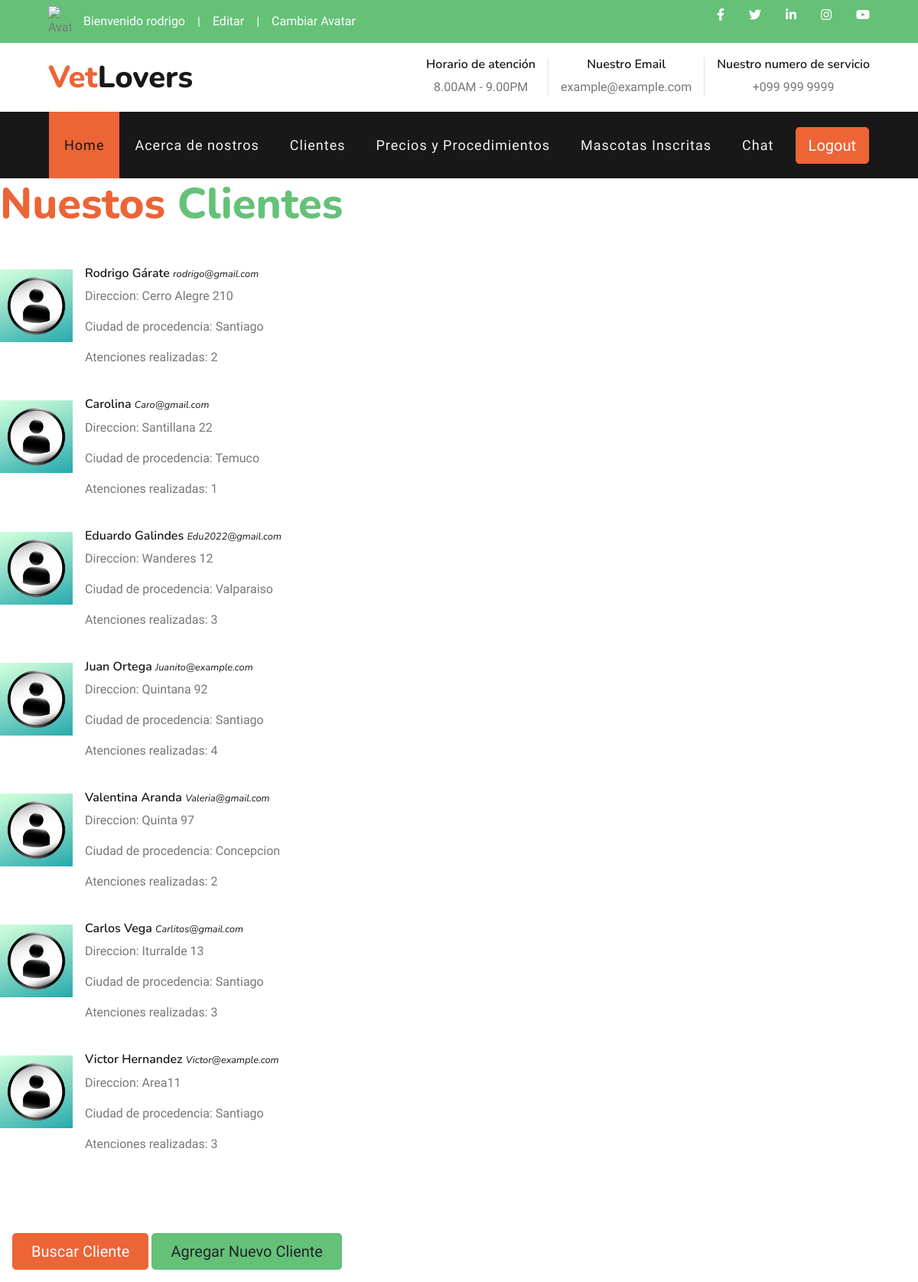
The app's page /clientes/ (signed in) with its own data.
### BDDs/models.py (models this page shows, shortened)
class cliente (models.Model):
    nombre = models.CharField(max_length=50)
    direccion= models.CharField(max_length=50)
    ciudad= models.CharField(max_length=20)
    email= models.EmailField()
    cantidad_atenciones= models.IntegerField()

### productos/views.py (the view)
# urls.py: path('clientes/', Clientes, name= "clientes"),
@login_required
def Clientes(request):
    avatares= avatar.objects.filter(user=request.user.id)
    lista_clientes = cliente.objects.all
    return render(request, "BDDs/Clientes.html",{"clientes": lista_clientes, "url":avatares[0].imagen.url} )

### BDDs/templates/BDDs/Clientes.html (shortened to what this page needs)
{% extends 'productos/Base.html' %}
{% load static %}
{% block Contenido %}
    <h1 class="display-4 mb-4"><span class="text-primary">Nuestos</span> <span class="text-secondary">Clientes</span></h1>
    <br>
    <div class="mb-5">
        {% for c in clientes %}
                <div class="media mb-4">
                    <img src="{% static 'productos/img/user2.jpg' %}" alt="Image" class="img-fluid mr-3 mt-1" style="width: 95px;">
                    <div class="media-body">
                        <h6>{{c.nombre}} <small><i>{{c.email}}</i></small></h6>
                        <p>Direccion: {{c.direccion}}</p>
                        <p>Ciudad de procedencia: {{c.ciudad}}</p>
                        <p>Atenciones realizadas: {{c.cantidad_atenciones}}</p>
                    </div>
                </div>
        {% endfor %}
    </div>
    <div class="p-3" style="max-width: 900px;">
        <a href="{% url 'buscarC' %}" class="btn btn-lg btn-primary mt-3 mt-md-4 px-4">Buscar Cliente</a>
        <a href="{% url 'clientecrear' %}" class="btn btn-lg btn-secondary mt-3 mt-md-4 px-4">Agregar Nuevo Cliente</a>
    </div>
{% endblock %}

### productos/templates/productos/Base.html (shortened to what this page needs)
<!DOCTYPE html>
<html lang="en">
<head>
    {% load static %}
    <link href="https://cdnjs.cloudflare.com/ajax/libs/font-awesome/5.10.0/css/all.min.css" rel="stylesheet">
    <link href="{% static 'productos/lib/flaticon/font/flaticon.css' %}" rel="stylesheet">
    <link href="{% static 'productos/lib/owlcarousel/assets/owl.carousel.min.css' %}" rel="stylesheet">
    <link href="{% static 'productos/lib/tempusdominus/css/tempusdominus-bootstrap-4.min.css' %}" rel="stylesheet" />
    <link href="{% static 'productos/css/style.css' %}" rel="stylesheet">
</head>
<body>
   <div class="container-fluid">
    <div class="row bg-secondary py-2 px-lg-5">
        <div class="col-lg-6 text-center text-lg-left mb-2 mb-lg-0">
            <div class="d-inline-flex align-items-center">
                {% if request.user.username %}
                <img src="{{url}}" alt="Avatar" style="width: 30px;">
                <a class="text-white px-3" href="">Bienvenido {{request.user.username}}</a>
                <span class="text-white">|</span>
                {% endif %}
                <a class="text-white px-3" href="{% url 'EditarUsuario' %}">Editar</a>
                <span class="text-white">|</span>
                <a class="text-white pl-3" href="{% url 'AgregarAvatar' %}">Cambiar Avatar</a>
            </div>
        </div>
        <div class="col-lg-6 text-center text-lg-right">
            <div class="d-inline-flex align-items-center">
                <a class="text-white px-3" href="">
                    <i class="fab fa-facebook-f"></i>
                </a>
                <a class="text-white px-3" href="">
                    <i class="fab fa-twitter"></i>
                </a>
                <a class="text-white px-3" href="">
                    <i class="fab fa-linkedin-in"></i>
                </a>
                <a class="text-white px-3" href="">
                    <i class="fab fa-instagram"></i>
                </a>
                <a class="text-white pl-3" href="">
                    <i class="fab fa-youtube"></i>
                </a>
            </div>
        </div>
    </div>
    <div class="row py-3 px-lg-5">
        <div class="col-lg-4">
            <a href="{% url 'inicio' %}" class="navbar-brand d-none d-lg-block">
                <h1 class="m-0 display-5 text-capitalize"><span class="text-primary">Vet</span>Lovers</h1>
            </a>
        </div>
        <div class="col-lg-8 text-center text-lg-right">
            <div class="d-inline-flex align-items-center">
                <div class="d-inline-flex flex-column text-center pr-3 border-right">
                    <h6>Horario de atención</h6>
                    <p class="m-0">8.00AM - 9.00PM</p>
                </div>
                <div class="d-inline-flex flex-column text-center px-3 border-right">
                    <h6>Nuestro Email</h6>
                    <p class="m-0">example@example.com</p>
                </div>
                <div class="d-inline-flex flex-column text-center pl-3">
                    <h6>Nuestro numero de servicio</h6>
                    <p class="m-0">+099 999 9999</p>
                </div>
            </div>
        </div>
    </div>
    </div>
    <div class="container-fluid p-0">
        <nav class="navbar navbar-expand-lg bg-dark navbar-dark py-3 py-lg-0 px-lg-5">
            <div class="collapse navbar-collapse justify-content-between px-3" id="navbarCollapse">
                <div class="navbar-nav mr-auto py-0">
                    <a href=" {% url 'inicio' %}" class="nav-item nav-link active">Home</a>
                    <a href=" {% url 'about' %}" class="nav-item nav-link">Acerca de nostros</a>
                    {% if  request.user.username %}
                    <a href="{% url 'clientes' %}" class="nav-item nav-link">Clientes</a>
                    <a href="{% url 'precios' %}" class="nav-item nav-link">Precios y Procedimientos</a>
                    <a href="{% url 'mascotas' %}" class="nav-item nav-link">Mascotas Inscritas</a>
                    <a href="{% url 'chat' %}" class="nav-item nav-link">Chat</a>
                    {% endif %}
                </div>
                {% if request.user.username %}
                <a href="{% url 'logout' %}" class="btn btn-lg btn-primary px-3 d-none d-lg-block">Logout</a>
                {% else %}
                <a href="{% url 'login' %}" class="btn btn-lg btn-primary px-3 d-none d-lg-block">Login</a>
                &nbsp
                <a href="{% url 'register' %}" class="btn btn-lg btn-secondary px-3 d-none d-lg-block">Registrate</a>
                {% endif %}
            </div>
        </nav>
    </div>
    {% block Contenido %}
    {% endblock Contenido %}
</body>
</html>

### records on screen
cliente: nombre "Rodrigo Gárate", email "rodrigo@gmail.com", direccion "Cerro Alegre 210", ciudad "Santiago", cantidad_atenciones "2"
cliente: nombre "Carolina", email "Caro@gmail.com", direccion "Santillana 22", ciudad "Temuco", cantidad_atenciones "1"
cliente: nombre "Eduardo Galindes", email "Edu2022@gmail.com", direccion "Wanderes 12", ciudad "Valparaiso", cantidad_atenciones "3"
cliente: nombre "Juan Ortega", email "Juanito@example.com", direccion "Quintana 92", ciudad "Santiago", cantidad_atenciones "4"
cliente: nombre "Valentina Aranda", email "Valeria@gmail.com", direccion "Quinta 97", ciudad "Concepcion", cantidad_atenciones "2"
cliente: nombre "Carlos Vega", email "Carlitos@gmail.com", direccion "Iturralde 13", ciudad "Santiago", cantidad_atenciones "3"
cliente: nombre "Victor Hernandez", email "Victor@example.com", direccion "Area11", ciudad "Santiago", cantidad_atenciones "3"

### other values on screen
{{ request.user.username }} "rodrigo"
